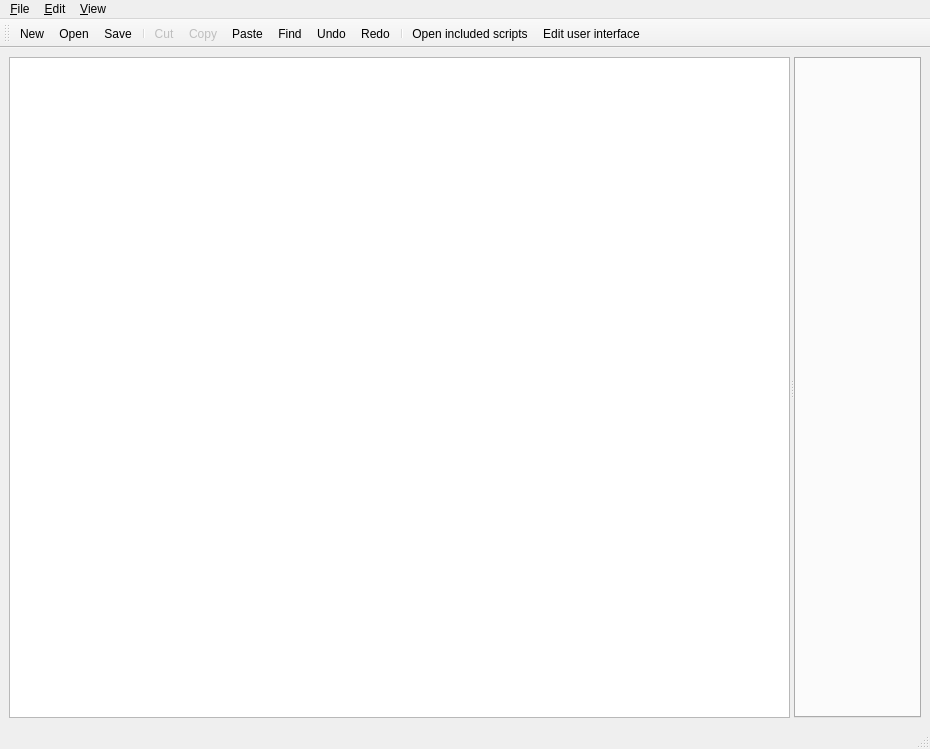
<?xml version="1.0" encoding="UTF-8"?>
<ui version="4.0">
 <class>MainWindow</class>
 <widget class="QMainWindow" name="MainWindow">
  <property name="geometry">
   <rect>
    <x>0</x>
    <y>0</y>
    <width>930</width>
    <height>749</height>
   </rect>
  </property>
  <property name="windowTitle">
   <string>MainWindow</string>
  </property>
  <widget class="QWidget" name="centralwidget">
   <layout class="QVBoxLayout" name="verticalLayout">
    <item>
     <widget class="QSplitter" name="splitter">
      <property name="orientation">
       <enum>Qt::Horizontal</enum>
      </property>
      <widget class="QTreeWidget" name="functionsTreeWidget">
       <attribute name="headerVisible">
        <bool>false</bool>
       </attribute>
       <column>
        <property name="text">
         <string notr="true">1</string>
        </property>
       </column>
      </widget>
      <widget class="QTabWidget" name="documentsTabWidget">
       <property name="minimumSize">
        <size>
         <width>0</width>
         <height>100</height>
        </size>
       </property>
       <property name="currentIndex">
        <number>-1</number>
       </property>
       <property name="tabsClosable">
        <bool>true</bool>
       </property>
      </widget>
     </widget>
    </item>
   </layout>
  </widget>
  <widget class="QMenuBar" name="menubar">
   <property name="geometry">
    <rect>
     <x>0</x>
     <y>0</y>
     <width>930</width>
     <height>21</height>
    </rect>
   </property>
   <widget class="QMenu" name="menuFile">
    <property name="title">
     <string>&amp;File</string>
    </property>
    <addaction name="actionNew"/>
    <addaction name="actionOpen"/>
    <addaction name="actionOpenAllIncludedScripts"/>
    <addaction name="actionEditUI"/>
    <addaction name="actionSave"/>
    <addaction name="actionSaveAs"/>
    <addaction name="separator"/>
    <addaction name="actionExit"/>
   </widget>
   <widget class="QMenu" name="menuEdit">
    <property name="title">
     <string>&amp;Edit</string>
    </property>
    <addaction name="actionUndo"/>
    <addaction name="actionRedo"/>
    <addaction name="actionCut"/>
    <addaction name="actionCopy"/>
    <addaction name="actionPaste"/>
    <addaction name="actionFind"/>
    <addaction name="separator"/>
    <addaction name="actionEditUI"/>
    <addaction name="separator"/>
    <addaction name="actionSetFont"/>
   </widget>
   <widget class="QMenu" name="menuView">
    <property name="title">
     <string>&amp;View</string>
    </property>
    <addaction name="actionZoomIn"/>
    <addaction name="actionZoomOut"/>
   </widget>
   <addaction name="menuFile"/>
   <addaction name="menuEdit"/>
   <addaction name="menuView"/>
  </widget>
  <widget class="QStatusBar" name="statusbar"/>
  <widget class="QToolBar" name="toolBar">
   <property name="windowTitle">
    <string>toolBar</string>
   </property>
   <attribute name="toolBarArea">
    <enum>TopToolBarArea</enum>
   </attribute>
   <attribute name="toolBarBreak">
    <bool>false</bool>
   </attribute>
   <addaction name="actionNew"/>
   <addaction name="actionOpen"/>
   <addaction name="actionSave"/>
   <addaction name="separator"/>
   <addaction name="actionCut"/>
   <addaction name="actionCopy"/>
   <addaction name="actionPaste"/>
   <addaction name="actionFind"/>
   <addaction name="actionUndo"/>
   <addaction name="actionRedo"/>
   <addaction name="separator"/>
   <addaction name="actionOpenAllIncludedScripts"/>
   <addaction name="actionEditUI"/>
  </widget>
  <action name="actionOpen">
   <property name="icon">
    <iconset resource="ScriptEditor.qrc">
     <normaloff>:/images/open.png</normaloff>:/images/open.png</iconset>
   </property>
   <property name="text">
    <string>Open</string>
   </property>
   <property name="toolTip">
    <string>Open an existing file</string>
   </property>
   <property name="shortcut">
    <string>Ctrl+O</string>
   </property>
  </action>
  <action name="actionSave">
   <property name="icon">
    <iconset resource="ScriptEditor.qrc">
     <normaloff>:/images/save.png</normaloff>:/images/save.png</iconset>
   </property>
   <property name="text">
    <string>Save</string>
   </property>
   <property name="toolTip">
    <string>Save the document to disk</string>
   </property>
   <property name="shortcut">
    <string>Ctrl+S</string>
   </property>
  </action>
  <action name="actionSaveAs">
   <property name="text">
    <string>Save As</string>
   </property>
   <property name="shortcut">
    <string>Ctrl+Shift+S</string>
   </property>
  </action>
  <action name="actionExit">
   <property name="text">
    <string>Exit</string>
   </property>
   <property name="toolTip">
    <string>Exit the application</string>
   </property>
   <property name="shortcut">
    <string>Ctrl+Q</string>
   </property>
  </action>
  <action name="actionCut">
   <property name="enabled">
    <bool>false</bool>
   </property>
   <property name="icon">
    <iconset resource="ScriptEditor.qrc">
     <normaloff>:/images/cut.png</normaloff>:/images/cut.png</iconset>
   </property>
   <property name="text">
    <string>Cut</string>
   </property>
   <property name="toolTip">
    <string>Cut the current selection's contents to the clipboard</string>
   </property>
   <property name="shortcut">
    <string>Ctrl+X</string>
   </property>
  </action>
  <action name="actionCopy">
   <property name="enabled">
    <bool>false</bool>
   </property>
   <property name="icon">
    <iconset resource="ScriptEditor.qrc">
     <normaloff>:/images/copy.png</normaloff>:/images/copy.png</iconset>
   </property>
   <property name="text">
    <string>Copy</string>
   </property>
   <property name="toolTip">
    <string>Copy the current selection's contents to the clipboard</string>
   </property>
   <property name="shortcut">
    <string>Ctrl+C</string>
   </property>
  </action>
  <action name="actionPaste">
   <property name="enabled">
    <bool>true</bool>
   </property>
   <property name="icon">
    <iconset resource="ScriptEditor.qrc">
     <normaloff>:/images/paste.png</normaloff>:/images/paste.png</iconset>
   </property>
   <property name="text">
    <string>Paste</string>
   </property>
   <property name="toolTip">
    <string>Paste the clipboard's contents into the current selection</string>
   </property>
   <property name="shortcut">
    <string>Ctrl+V</string>
   </property>
  </action>
  <action name="actionFind">
   <property name="icon">
    <iconset resource="ScriptEditor.qrc">
     <normaloff>:/images/find.png</normaloff>:/images/find.png</iconset>
   </property>
   <property name="text">
    <string>Find</string>
   </property>
   <property name="toolTip">
    <string>Find text</string>
   </property>
   <property name="shortcut">
    <string>Ctrl+F</string>
   </property>
  </action>
  <action name="actionZoomIn">
   <property name="text">
    <string>Zoom in</string>
   </property>
   <property name="toolTip">
    <string>Zoom in (Ctrl++ or Ctrl+'mouse wheel up' can be used)</string>
   </property>
   <property name="shortcut">
    <string>Ctrl++</string>
   </property>
  </action>
  <action name="actionZoomOut">
   <property name="text">
    <string>Zoom out</string>
   </property>
   <property name="toolTip">
    <string>Zoom out (Ctrl+- or Ctrl+'mouse wheel down' can be used)</string>
   </property>
   <property name="shortcut">
    <string>Ctrl+-</string>
   </property>
  </action>
  <action name="actionUndo">
   <property name="icon">
    <iconset resource="ScriptEditor.qrc">
     <normaloff>:/images/undo.ico</normaloff>:/images/undo.ico</iconset>
   </property>
   <property name="text">
    <string>Undo</string>
   </property>
   <property name="toolTip">
    <string>undo</string>
   </property>
   <property name="shortcut">
    <string>Ctrl+Z</string>
   </property>
  </action>
  <action name="actionRedo">
   <property name="icon">
    <iconset resource="ScriptEditor.qrc">
     <normaloff>:/images/redo.ico</normaloff>:/images/redo.ico</iconset>
   </property>
   <property name="text">
    <string>Redo</string>
   </property>
   <property name="toolTip">
    <string>redo</string>
   </property>
   <property name="shortcut">
    <string>Ctrl+Y</string>
   </property>
  </action>
  <action name="actionOpenAllIncludedScripts">
   <property name="icon">
    <iconset resource="ScriptEditor.qrc">
     <normaloff>:/images/openScripts.ico</normaloff>:/images/openScripts.ico</iconset>
   </property>
   <property name="text">
    <string>Open included scripts</string>
   </property>
   <property name="toolTip">
    <string>open all included scripts</string>
   </property>
   <property name="shortcut">
    <string>Ctrl+Shift+O</string>
   </property>
  </action>
  <action name="actionNew">
   <property name="icon">
    <iconset resource="ScriptEditor.qrc">
     <normaloff>:/images/new.ico</normaloff>:/images/new.ico</iconset>
   </property>
   <property name="text">
    <string>New</string>
   </property>
   <property name="toolTip">
    <string>create new script</string>
   </property>
   <property name="shortcut">
    <string>Ctrl+N</string>
   </property>
  </action>
  <action name="actionEditUI">
   <property name="icon">
    <iconset resource="ScriptEditor.qrc">
     <normaloff>:/images/designer.ico</normaloff>:/images/designer.ico</iconset>
   </property>
   <property name="text">
    <string>Edit user interface</string>
   </property>
   <property name="toolTip">
    <string>edit the corresponding user interface file</string>
   </property>
   <property name="shortcut">
    <string>Ctrl+E</string>
   </property>
  </action>
  <action name="actionSetFont">
   <property name="icon">
    <iconset resource="ScriptEditor.qrc">
     <normaloff>:/images/font.png</normaloff>:/images/font.png</iconset>
   </property>
   <property name="text">
    <string>Set font</string>
   </property>
   <property name="toolTip">
    <string>set font</string>
   </property>
   <property name="shortcut">
    <string>Ctrl+Shift+F</string>
   </property>
  </action>
 </widget>
 <resources>
  <include location="ScriptEditor.qrc"/>
 </resources>
 <connections/>
</ui>
